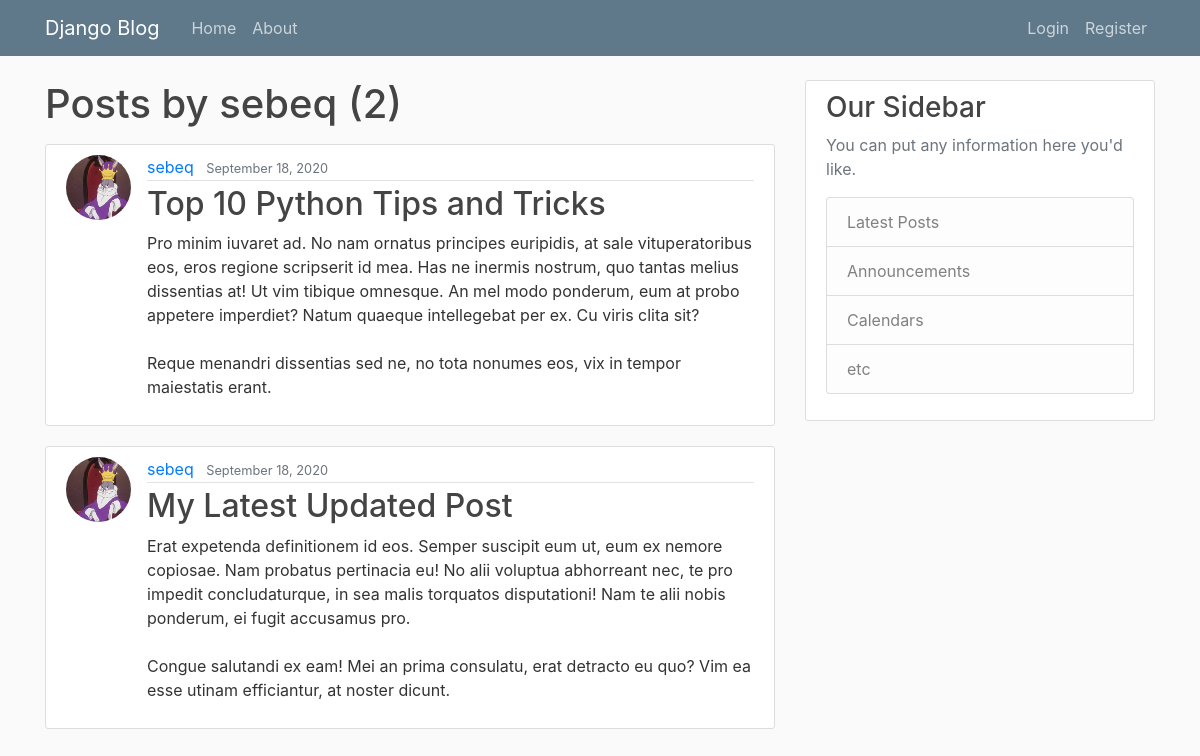
The app's page /user/sebeq with its own data.
### blog/models.py (models this page shows, shortened)
class Post(models.Model):
    title = models.CharField(max_length=100)
    content = models.TextField()
    date_posted = models.DateTimeField(default=timezone.now)
    author = models.ForeignKey(User, on_delete=models.CASCADE)

### users/models.py (models this page shows, shortened)
class Profile(models.Model):
    user = models.OneToOneField(User, on_delete=models.CASCADE)
    image = models.ImageField(default='default.jpg', upload_to='profile_pics')

### blog/views.py (the view)
# urls.py: path('user/<str:username>', UserPostListView.as_view(), name='user-posts'),
class UserPostListView(ListView):
    model = Post
    template_name = 'blog/user_posts.html'
    context_object_name = 'posts'
    paginate_by = 5
    def get_queryset(self):
        user = get_object_or_404(User, username=self.kwargs.get('username'))
        return Post.objects.filter(author=user).order_by('-date_posted')

### blog/templates/blog/user_posts.html (shortened to what this page needs)
{% extends 'blog/base.html' %}
{% block content %}
    <h1 class="mb-3">Posts by {{ view.kwargs.username }} ({{ page_obj.paginator.count }})</h1>
    {% for post in posts %}
        <article class="media content-section">
          <img class="rounded-circle article-img" src="{{ post.author.profile.image.url }}">
          <div class="media-body">
            <div class="article-metadata">
              <a class="mr-2" href="{% url 'user-posts' post.author.username %}">{{ post.author }}</a>
              <small class="text-muted">{{ post.date_posted|date:"F d, Y" }}</small>
            </div>
            <h2><a class="article-title" href="{% url 'post-detail' post.id %}">{{ post.title }}</a></h2>
            <p class="article-content">{{ post.content }}</p>
          </div>
        </article>
    {% endfor %}
{% endblock content %}

### blog/static/blog/main.css (style rules this page uses)
body { background: #fafafa; color: #333333; margin-top: 5rem; }
h1, h2, h3, h4, h5, h6 { color: #444444; }
.content-section { background: #ffffff; padding: 10px 20px; border: 1px solid #dddddd; border-radius: 3px; margin-bottom: 20px; }
.article-title { color: #444444; }
.article-content { white-space: pre-line; }
.article-img { height: 65px; width: 65px; margin-right: 16px; }
.article-metadata { padding-bottom: 1px; margin-bottom: 4px; border-bottom: 1px solid #e3e3e3 }

### records on screen
Post: author.profile.image (picture), author "sebeq", date_posted "September 18, 2020", title "Top 10 Python Tips and Tricks", content "Pro minim iuvaret ad. No nam ornatus principes euripidis, at sale vituperatoribus eos, eros regione scripserit id mea. Has ne inermis nostrum, quo tantas melius dissentias at! Ut vim tibique omnesque. An mel modo ponderum, eum at probo appetere imperdiet? Natum quaeque intellegebat per ex. Cu viris clita sit? Reque menandri dissentias sed ne, no tota nonumes eos, vix in tempor maiestatis erant."
Post: author.profile.image (picture), author "sebeq", date_posted "September 18, 2020", title "My Latest Updated Post", content "Erat expetenda definitionem id eos. Semper suscipit eum ut, eum ex nemore copiosae. Nam probatus pertinacia eu! No alii voluptua abhorreant nec, te pro impedit concludaturque, in sea malis torquatos disputationi! Nam te alii nobis ponderum, ei fugit accusamus pro. Congue salutandi ex eam! Mei an prima consulatu, erat detracto eu quo? Vim ea esse utinam efficiantur, at noster dicunt."

### other values on screen
{{ view.kwargs.username }} "sebeq"
{{ page_obj.paginator.count }} "2"
